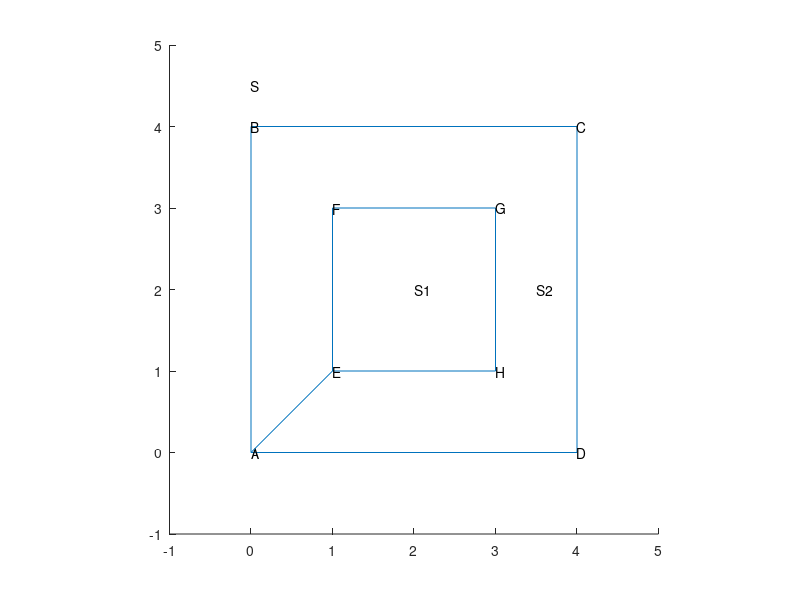

Write the MATLAB code that produced this figure. (Note: this script raises an error after producing the figure.)
clc
clear

%% to generate polygons
% clc;
% clear;
sim_mark='r*';
a = 4;
b = 2;
% node_num = 3;
% sim_times = 1000; 

A = [0 0]; B = [0 a]; C = [a a]; D = [a 0];
E = [(a-b)/2 (a-b)/2]; F = [(a-b)/2 b+(a-b)/2]; G = [b+(a-b)/2 b+(a-b)/2]; H = [b+(a-b)/2 (a-b)/2];
M = [0 0];
E = E-M;
F = F-M;
G = G-M;
H = H-M;


% use x1 and y1 denote the rectangle that just encompasses the whole
% outside square; 
x1 = a; y1 = a;
% outside square vertices
xv = [A(1) B(1) C(1) D(1)];
yv = [A(2) B(2) C(2) D(2)];

figure(1);
line([xv A(1)],[yv A(2)]);
text(A(1),A(2),'A');
text(B(1),B(2),'B');
text(C(1),C(2),'C');
text(D(1),D(2),'D');
% inside square vertices
xv1 = [E(1) F(1) G(1) H(1)];
yv1 = [E(2) F(2) G(2) H(2)];
line([xv1 E(1)],[yv1 E(2)]);
line([A(1) E(1)],[A(2) E(2)]);
text(E(1),E(2),'E');
text(F(1),F(2),'F');
text(G(1),G(2),'G');
text(H(1),H(2),'H');


% text(0.5,3.5,'S3');
text(2,2,'S1');
text(3.5,2,'S2');
text(0,4.5,'S');
axis equal;
axis([-1 5 -1 5]);
figure(2);
% the ring (x,y) coordinates:
xv_ring = [A(1) B(1) C(1) D(1) A(1) E(1) H(1) G(1) F(1) E(1)];
yv_ring = [A(2) B(2) C(2) D(2) A(2) E(2) H(2) G(2) F(2) E(2)];
% xv_ring = [A(1) B(1) C(1) D(1) A(1) E(1) H(1) I(1) L(1) K(1) J(1) I(1) H(1) G(1) F(1) E(1)];
% yv_ring = [A(2) B(2) C(2) D(2) A(2) E(2) H(2) I(2) L(2) K(2) J(2) I(2) H(2) G(2) F(2) E(2)];

height = 5;
d1=10;% the density of the inner square
d2=1;% the density of the ring
%%%%%%%%%%%%%%%%%%%%%%%%%%%%%%%%%%%%%%%%%%%%%%%%%%%%%%%%%%%%%%%%%%%%%%%%%%%
R = [-1 -1];
% A is set to R, for the polygon (xv1,yv1)
% [d_array1,r2d_cdf1] = sim_polygon_R2rand(R,xv1,yv1,height); %simulation
% R_S=plot(d_array1,r2d_cdf1,sim_mark); % R_S: small square
% hold on;
[ r_array1, cdf_array1 ] = cdf_Polygon_R2rand( R,xv1,yv1,height);%approach
% plot(r_array1,cdf_array1);

% A is set to R, for the polygon (xv,yv)
% [d_array,r2d_cdf] = sim_polygon_R2rand(R,xv,yv,height); %simulation
% R_L=plot(d_array,r2d_cdf,'b*');% R_L: large square
[ r_array, cdf_array ] = cdf_Polygon_R2rand( R,xv,yv,height);%approach
% plot(r_array,cdf_array);

%%%%%%%%%%%%%%%%%%%%%%%%%%%%%%%%%%%%%%%%%%%%%%%%%%%%%%%%%%%%%%%%%%%%%%%%%%%
%to calculate the ref2rand within the intersection area; S2
s = shoelace(xv,yv);
s1 = shoelace(xv1,yv1);
% s2 = s-s1
s2 = shoelace(xv_ring,yv_ring);

%% % probability sum
% cdf_array2 = zeros(1,length(r_array));
% for i = 1 : length(r_array)
%     if i > length(cdf_array)
%         d_F = 1;
%     else
%         d_F = cdf_array(i);
%     end
%     
%     if i > length(cdf_array1)
%         d_F1 = 1;
%     else
%         d_F1 = cdf_array1(i);
%     end
%     
% %     cdf_array2(i) = ((s1+density_ratio*s2)*d_F - s1*d_F1)/(density_ratio*s2);
%     cdf_array2(i) = (s*d_F - s1*d_F1)/s2;
% end
%%
[ r_array2, cdf_array2 ] = cdf_Polygon_R2rand( R,xv_ring,yv_ring,height);%approach

cdf_array_nonuniform = zeros(1,length(r_array));
for i = 1 : length(r_array)
    if i > length(cdf_array1)
        d_F1 = 1;
    else
        d_F1 = cdf_array1(i);
    end
    
    if i > length(cdf_array2)
        d_F2 = 1;
    else
        d_F2 = cdf_array2(i);
    end
    
    cdf_array_nonuniform(i) = (s1*d1/(s1*d1+s2*d2))*d_F1 + (s2*d2/(s1*d1+s2*d2))*d_F2;
end

plot(r_array,cdf_array_nonuniform,'k-');
hold on;
[d_array2,r2d_cdf2,sim_d1,sim_d2] = sim_polygon_R2rand(R,xv,yv,xv1,yv1,d1,d2,height); %simulation

R_R=plot(d_array2,r2d_cdf2,'k*'); % R_R: ring

%==========================================
box on;
% axis([0 1.0 0 1.0]);
xlabel('Distance','fontsize',16);
ylabel('CDF','fontsize',16);

% AX = legend([R_S R_L R_R],'CDF1(To the inner square)','CDF(To the outer square)','CDF2(To the ring)',2);
AX = legend([R_R],'to the whole area',2);
LEG = findobj(AX,'type','text');
set(LEG,'FontSize',16);
% axis([-2 8 0 1]);
grid on;